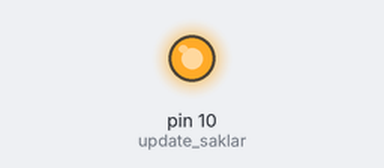
The sketch below on a simulated Arduino Uno, built with avr-gcc and run on an emulated ATmega328P. On the bench: output pins drawn as LEDs (lit = HIGH). The local clock reads 2024-03-15 10:24:30 at power-on unless the sketch sets it.

Above: at 0.1 s.
Timing chart, 0 to 1.6 s (numbered marks = the images above):
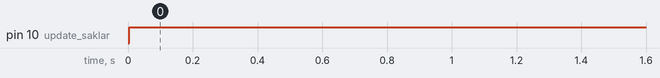

Measured:
- by itself, pin 10 (update_saklar): LOW → HIGH at 0.00 s

The sketch:

RTCsaklar.ino
```cpp
#include <DS3231.h>
DS3231  rtc(SDA, SCL);
Time t; //update saklar

void setup() {
  pinMode(10, OUTPUT); //update saklar
  Serial.begin(115200); //update saklar
   rtc.begin(); // Initialize the rtc object

   // The following lines can be uncommented to set the date and time
   //rtc.setDOW(WEDNESDAY);     // Set Day-of-Week to SUNDAY
   //rtc.setTime(12, 0, 0);     // Set the time to 12:00:00 (24hr format)
   //rtc.setDate(1, 1, 2014);   // Set the date to January 1st, 2014

}
void loop() {
  t = rtc.getTime();

   //Serial.println(rtc.getTimeStr());
   //Serial.println(rtc.getDateStr());

   //relay (jam 6 sore - jam 6 pagi lampu menyala)
  if ((t.hour >= 18 ) || (t.hour <=5)) {
    digitalWrite(10, LOW);
  } else {
    digitalWrite(10, HIGH);
  }

   delay(1000);

}
```
